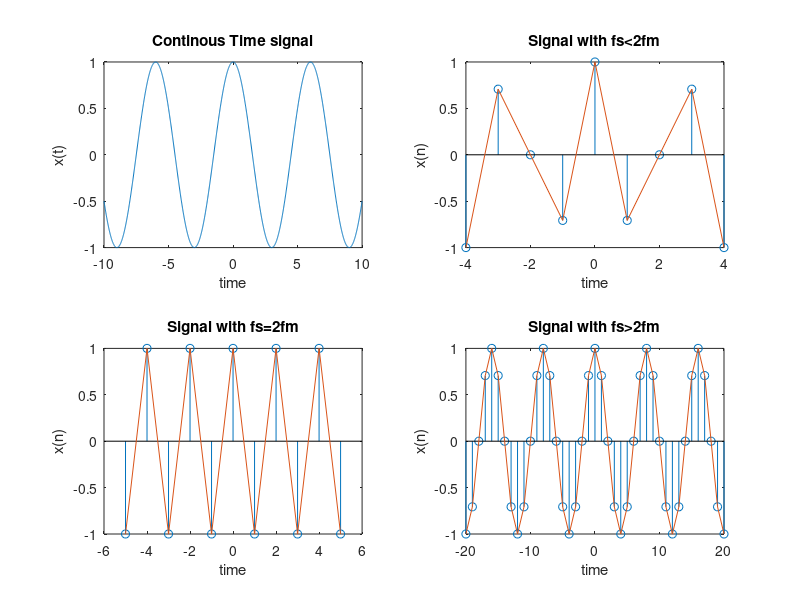
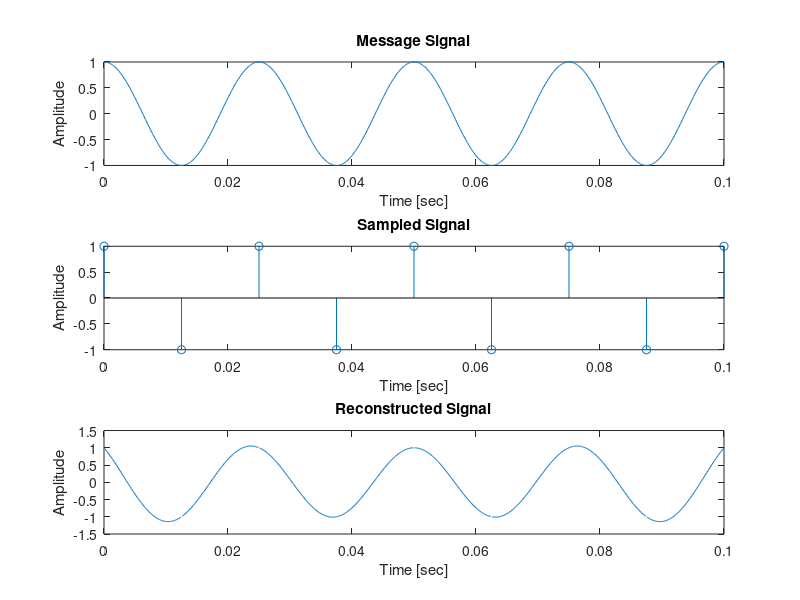

Source code (MATLAB) for these figures, in order:
clear all;
close all;
t=-10:0.01:10;
T=6;
fm=1/T;

x=cos(2*pi*fm*t); % input signal
subplot(2,2,1); plot(t,x);
xlabel('time'); ylabel('x(t)'); title('Continous Time signal');

fs1=1.6*fm; % Less than Nyquist
fs2=2*fm;   % Equal to Nyquist
fs3=8*fm;   % More than Nyquist

%fs<2fm
n1=-4:1:4;
x1=cos(2*pi*fm/fs1*n1);
subplot(2,2,2); stem(n1,x1);
xlabel('time');ylabel('x(n)');
title('Signal with fs<2fm');
hold on
subplot(2,2,2);
plot(n1,x1)

%fs=2fm
n2=-5:1:5;
x2=cos(2*pi*fm/fs2*n2);
subplot(2,2,3); stem(n2,x2);
xlabel('time');ylabel('x(n)');
title('Signal with fs=2fm');
hold on;
subplot(2,2,3); plot(n2,x2)

%fs>2fm
n3=-20:1:20;
x3=cos(2*pi*fm/fs3*n3);
subplot(2,2,4); stem(n3,x3);
xlabel('time'); ylabel('x(n)');
title('Signal with fs>2fm');
hold on;
subplot(2,2,4); plot(n3,x3);

% Reconstruction of signal

fm = 40;     % frequency of signal
fs = 2*fm    % sampling rate
Ts = 1/fs;   % sampling period
nc = 4;      %number of cycles of message

tm = 0:0.0001:nc/fm;
Xm = cos(2*pi*fm*tm); % message signal
figure;
subplot(311); plot(tm,Xm)
xlabel('Time [sec]')
ylabel('Amplitude')
title('Message Signal')

td = 0:1/fs:nc/fm;         
Xd = cos(2*pi*fm*td); % sampled signal
N = length(td);
subplot(312); stem(td,Xd)
xlabel('Time [sec]')
ylabel('Amplitude')
title('Sampled Signal')

Xr = zeros(size(tm));
sinc = zeros(N,length(tm));
for t = 1:length(tm)
    for n = 0:N-1
        sinc(n+1,:) = sin(pi*(tm-n*Ts)/Ts)./(pi*(tm-n*Ts)/Ts);
        theta = pi*(tm(t)-n*Ts)/Ts;
        Xr(t) = Xr(t) + Xd(n+1)*sin(theta)/theta;
    end
end

subplot(313); plot(tm,Xr)
xlabel('Time [sec]')
ylabel('Amplitude')
title('Reconstructed Signal')
